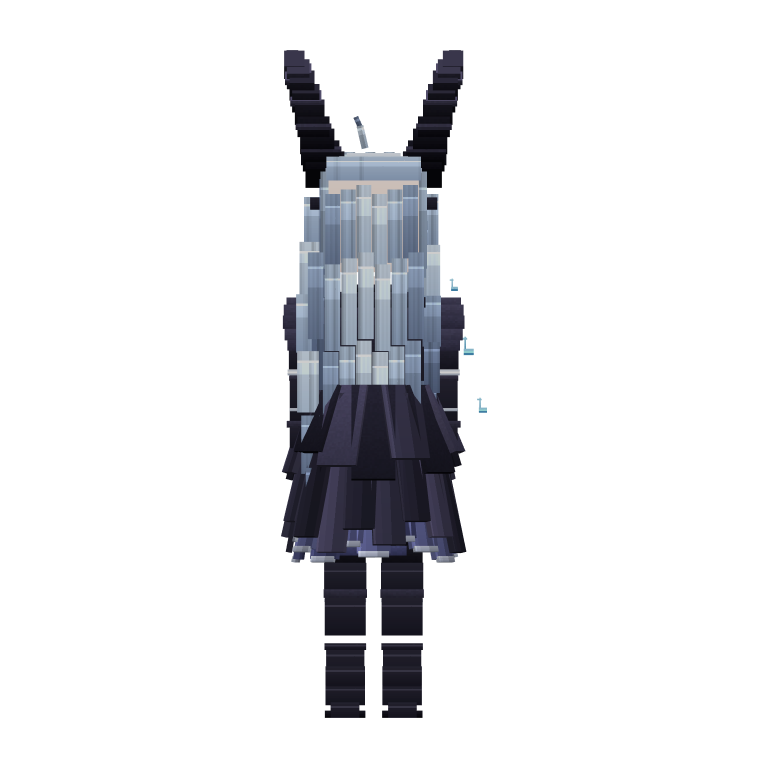
#> input picture models/deepseek-fish/deliverables/sakiko-melodia-v10/back_768.png, 768 x 768 px
$ python montage.py --out out.png ../../deepseek-fish/deliverables/sakiko-melodia-v10/back_768.png
#> lines starting #> are read from the running program, lines starting #| are printed output that depends on the picture
"""Build a contact sheet from image paths.

Usage: python montage.py --out OUT.png --cell 700 --cols 3 a.png b.png ...
"""
import argparse
import os

from PIL import Image


def main() -> None:
    ap = argparse.ArgumentParser()
    ap.add_argument("--out", required=True)
    ap.add_argument("--cell", type=int, default=700)
    ap.add_argument("--cols", type=int, default=3)
    ap.add_argument("--bg", default="#202020")
    ap.add_argument("paths", nargs="+")
    args = ap.parse_args()

    cell = args.cell
    cols = args.cols
    rows = (len(args.paths) + cols - 1) // cols
    sheet = Image.new("RGB", (cols * cell, rows * cell), args.bg)
#> sheet: PIL image 2100x700 RGB; every value is 32
    for i, p in enumerate(args.paths):
        im = Image.open(p).convert("RGBA")
#> im is the input picture: PIL image 768x768 RGBA; mean R, G, B, A 10.9, 11.5, 13.7, 36.3
        im.thumbnail((cell, cell), Image.LANCZOS)
#> im: PIL image 700x700 RGBA
        tile = Image.new("RGBA", (cell, cell), (0, 0, 0, 0))
#> tile: PIL image 700x700 RGBA; every value is 0
        tile.paste(im, ((cell - im.width) // 2, (cell - im.height) // 2), im)
        sheet.paste(tile, ((i % cols) * cell, (i // cols) * cell), tile)
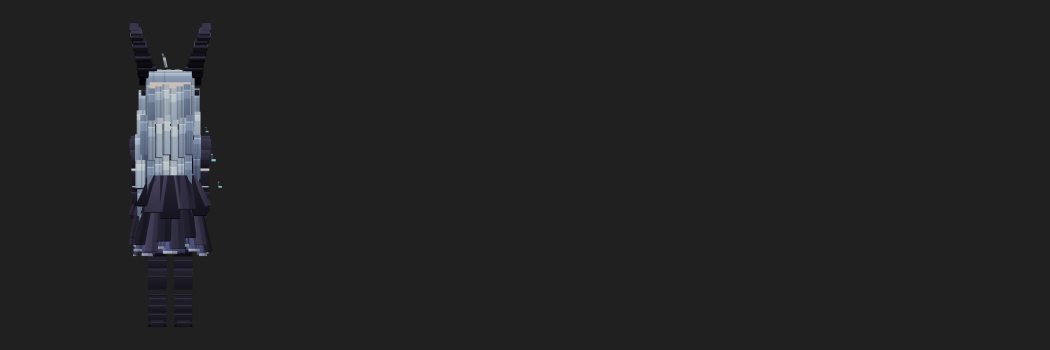
#> sheet: PIL image 2100x700 RGB (shown at 1/2 size); mean R, G, B 34, 34.2, 35
    os.makedirs(os.path.dirname(args.out), exist_ok=True)
    sheet.save(args.out)
    print("%s  %dx%d  (%d tiles)" % (args.out, sheet.width, sheet.height, len(args.paths)))
#| out.png  2100x700  (1 tiles)


if __name__ == "__main__":
    main()
